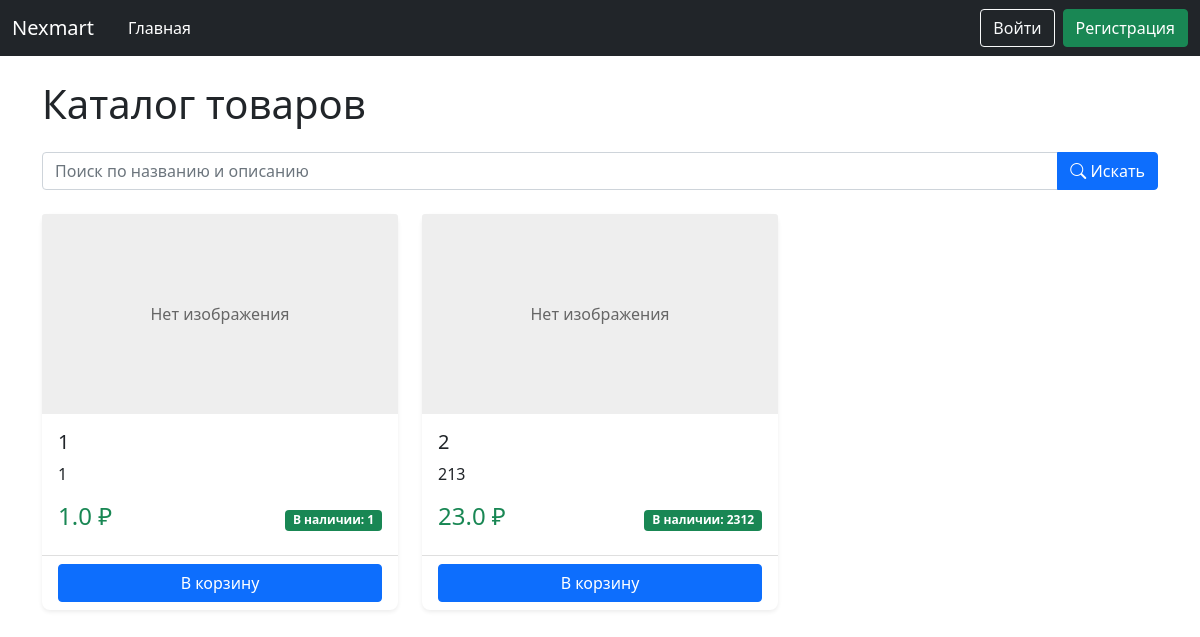
Before: / with the older database file.
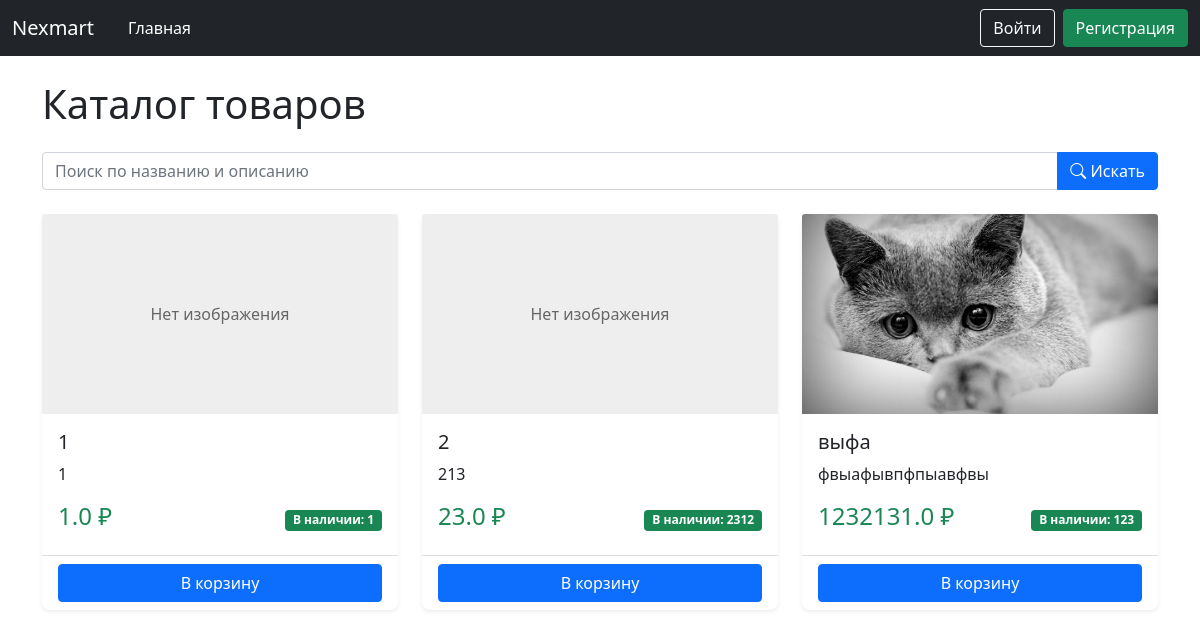
After: the same page with the newer database file.
### data/product.py (models this page shows)
class Product(SqlAlchemyBase):
    __tablename__ = 'products'
    id = sqlalchemy.Column(sqlalchemy.Integer, primary_key=True, autoincrement=True)
    name = sqlalchemy.Column(sqlalchemy.String, nullable=False)
    price = sqlalchemy.Column(sqlalchemy.Float, nullable=False)
    description = sqlalchemy.Column(sqlalchemy.Text)
    created_date = sqlalchemy.Column(sqlalchemy.DateTime, default=datetime.datetime.now)
    open = sqlalchemy.Column(sqlalchemy.Boolean)  # открыт ли продукт для общего доступа
    amount_available = sqlalchemy.Column(sqlalchemy.Integer)  # сколько есть продукта для продажи
    amount_sell = sqlalchemy.Column(sqlalchemy.Integer)  # сколько продано для статистики
    image = sqlalchemy.Column(sqlalchemy.String)
    user_id = sqlalchemy.Column(sqlalchemy.Integer, sqlalchemy.ForeignKey('users.id'))
    user = sqlalchemy.orm.relationship('User', back_populates='products')

### main.py (the view)
@app.route('/')
def home():
    db_sess = db_session.create_session()
    search = request.args.get('search', '')
    query = db_sess.query(Product).filter(Product.open == True)
    if search:
        products = query.filter(Product.name.ilike(f'%{search}%')).all()
    else:
        products = query.all()
    return render_template('all_products.html', products=products)

### data/db_session.py (called while the page is built)
def create_session() -> Session:
    global __factory
    return __factory()

### templates/all_products.html (shortened to what this page needs)
{% extends "base.html" %}
{% block content %}
    <h1 class="mb-4">Каталог товаров</h1>
    <form method="GET" action="" class="mb-4">
        <div class="input-group">
            <input type="text" class="form-control"
                   name="search"
                   placeholder="Поиск по названию и описанию"
                   value="{{ request.args.get('search', '') }}">
            <button type="submit" class="btn btn-primary">
                <i class="bi bi-search"></i> Искать
            </button>
        </div>
    </form>
    <div class="row row-cols-1 row-cols-md-3 g-4">
        {% for product in products %}
        <div class="col">
            <div class="card h-100">
                {% if product.image %}
                <img src="{{ url_for('static', filename='upload/' + product.image) }}"
                     class="card-img-top product-image"
                     alt="{{ product.name }}">
                {% else %}
                <div class="card-img-top no-image">Нет изображения</div>
                {% endif %}
                <div class="card-body">
                    <h5 class="card-title">{{ product.name }}</h5>
                    <p class="card-text">{{ product.description }}</p>
                    <div class="d-flex justify-content-between align-items-center">
                        <span class="h4 text-success">{{ product.price }} ₽</span>
                        {% if product.amount_available and product.amount_available > 0 %}
                            <span class="badge bg-success">В наличии: {{ product.amount_available }}</span>
                        {% else %}
                            <span class="badge bg-danger">Нет в наличии</span>
                        {% endif %}
                    </div>
                </div>
                <div class="card-footer bg-transparent">
                    <a href='/user/add_cart/{{product.id}}' class="btn btn-primary w-100">В корзину</a>
                </div>
            </div>
        </div>
        {% else %}
        <div class="col-12">
            <div class="alert alert-warning">
                Товары не найдены. Попробуйте изменить условия поиска.
            </div>
        </div>
        {% endfor %}
    </div>
{% endblock %}

Changed rows visible on the page:
added Product: image (picture), name "выфа", description "фвыафывпфпыавфвы", price "1232131.0", amount_available "123"
